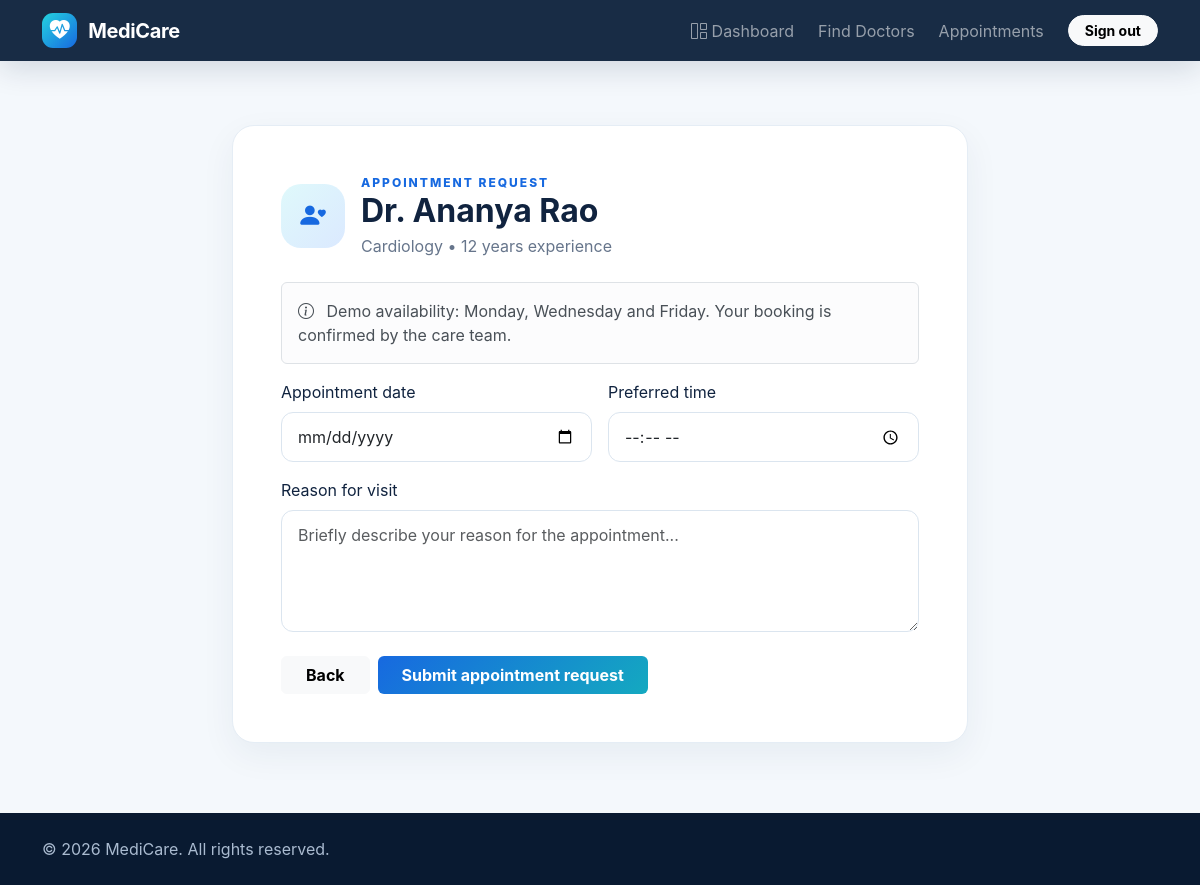
Screenshot of /appointment/book/1 (signed in) with the database file from the repository.
### app.py (models this page shows)
class User(db.Model):
    id = db.Column(db.Integer, primary_key=True)
    name = db.Column(db.String(120), nullable=False)
    email = db.Column(db.String(160), unique=True, nullable=False)
    password_hash = db.Column(db.String(255), nullable=False)
    role = db.Column(db.String(20), nullable=False, default='patient')
    created_at = db.Column(db.DateTime, default=datetime.utcnow)

class Doctor(db.Model):
    id = db.Column(db.Integer, primary_key=True)
    user_id = db.Column(db.Integer, db.ForeignKey('user.id'), unique=True, nullable=False)
    specialization = db.Column(db.String(120), nullable=False)
    qualification = db.Column(db.String(200))
    experience = db.Column(db.Integer, default=0)
    license_number = db.Column(db.String(100))
    consultation_fee = db.Column(db.Float, default=0)
    bio = db.Column(db.Text)
    status = db.Column(db.String(20), default='approved')
    user = db.relationship('User', backref=db.backref('doctor_profile', uselist=False))

### app.py (the view, shortened to what this page needs)
@app.route('/appointment/book/<int:doctor_id>', methods=['GET','POST'])
@login_required('patient')
def book_appointment(doctor_id):
    doctor=db.session.get(Doctor,doctor_id)
    if not doctor: flash('Doctor not found.','danger'); return redirect(url_for('doctors'))
    return render_template('patient/book.html',doctor=doctor)

### app.py (called while the page is built)
def current_user():
    uid = session.get('user_id')
    return db.session.get(User, uid) if uid else None

@app.context_processor
def inject_globals():
    return {'current_user': current_user(), 'today': date.today()}

def login_required(role=None):
    def decorator(fn):
        @wraps(fn)
        def wrapper(*args, **kwargs):
            user = current_user()
            if not user:
                flash('Please sign in to continue.', 'warning')
                return redirect(url_for('login'))
            if role and user.role != role:
                flash('You do not have permission to access that page.', 'danger')
                return redirect(url_for('dashboard'))
            return fn(*args, **kwargs)
        return wrapper
    return decorator

### templates/patient/book.html
{% extends 'base.html' %}{% block title %}Book Appointment{% endblock %}{% block content %}<div class="page"><div class="container"><div class="row justify-content-center"><div class="col-lg-8"><div class="cardx p-4 p-lg-5"><div class="d-flex align-items-center gap-3 mb-4"><div class="doctor-avatar"><i class="bi bi-person-heart"></i></div><div><div class="eyebrow">Appointment request</div><h2 class="fw-bold mb-1">{{doctor.user.name}}</h2><div class="muted">{{doctor.specialization}} • {{doctor.experience}} years experience</div></div></div><div class="alert alert-light border"><i class="bi bi-info-circle me-2"></i> Demo availability: Monday, Wednesday and Friday. Your booking is confirmed by the care team.</div><form method="post"><div class="row g-3"><div class="col-md-6"><label class="form-label">Appointment date</label><input class="form-control" type="date" name="appointment_date" min="{{today}}" required></div><div class="col-md-6"><label class="form-label">Preferred time</label><input class="form-control" type="time" name="appointment_time" required></div><div class="col-12"><label class="form-label">Reason for visit</label><textarea class="form-control" name="reason" rows="4" required placeholder="Briefly describe your reason for the appointment..."></textarea></div></div><div class="d-flex gap-2 mt-4"><a class="btn btn-light px-4" href="{{url_for('doctors')}}">Back</a><button class="btn btn-gradient px-4">Submit appointment request</button></div></form></div></div></div></div></div>{% endblock %}

### static/css/style.css (style rules this page uses)
:root { --ink:#10233f;--muted:#66758b;--primary:#1769e0;--cyan:#19c3d1;--bg:#f4f8fc;--card:#fff }
* { box-sizing:border-box }
body { background:var(--bg);color:var(--ink);font-family:Inter,system-ui,-apple-system,"Segoe UI",sans-serif }
.eyebrow { text-transform:uppercase;letter-spacing:2px;font-size:.75rem;font-weight:800;color:var(--primary) }
.cardx { background:var(--card);border:1px solid #e5edf5;border-radius:22px;box-shadow:0 12px 35px rgba(24,50,80,.06) }
.page { padding:125px 0 70px }
.muted { color:var(--muted) }
.doctor-avatar { width:64px;height:64px;border-radius:20px;background:linear-gradient(135deg,#dff9fb,#dbe9ff);display:grid;place-items:center;font-size:1.6rem;color:#1769e0 }
.form-control,.form-select { padding:.75rem 1rem;border-radius:12px;border-color:#dbe5ef }
.btn { font-weight:650 }
.btn-gradient { background:linear-gradient(135deg,#1769e0,#14a9c0);color:white;border:0 }

### rows the page displays
User: user.name "Dr. Ananya Rao"
Doctor: specialization "Cardiology", experience "12"
